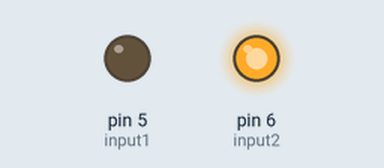
Recording of a sketch running on a simulated Arduino Uno, built with avr-gcc and run on an emulated ATmega328P. Parts: output pins drawn as LEDs (lit = HIGH).

Above: at 0.5 s.
At 5.0 s:
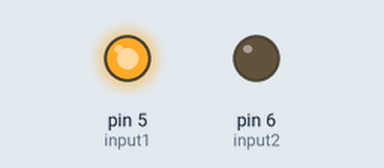
Timing chart, 0 to 6.9 s (numbered marks = the images above):
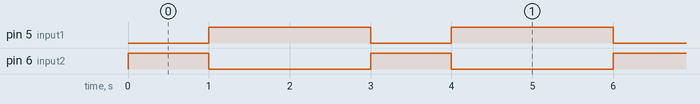

The sketch:

digitalWriteDC.ino
```cpp
// C++ code
//
const int input1=5;
const int input2=6;
void setup()
{
  pinMode(input1, OUTPUT);
  pinMode(input2, OUTPUT);
}

void loop()
{
  digitalWrite(input1,LOW);
  digitalWrite(input2,HIGH);
  delay(1000);
  digitalWrite(input1,HIGH);
  digitalWrite(input2,LOW);
  delay(2000);
}
```

Measured:
- by itself, pin 5 (input1): alternates HIGH for 2.0 s and LOW for 1.0 s
- by itself, pin 6 (input2): alternates HIGH for 1.0 s and LOW for 2.0 s
